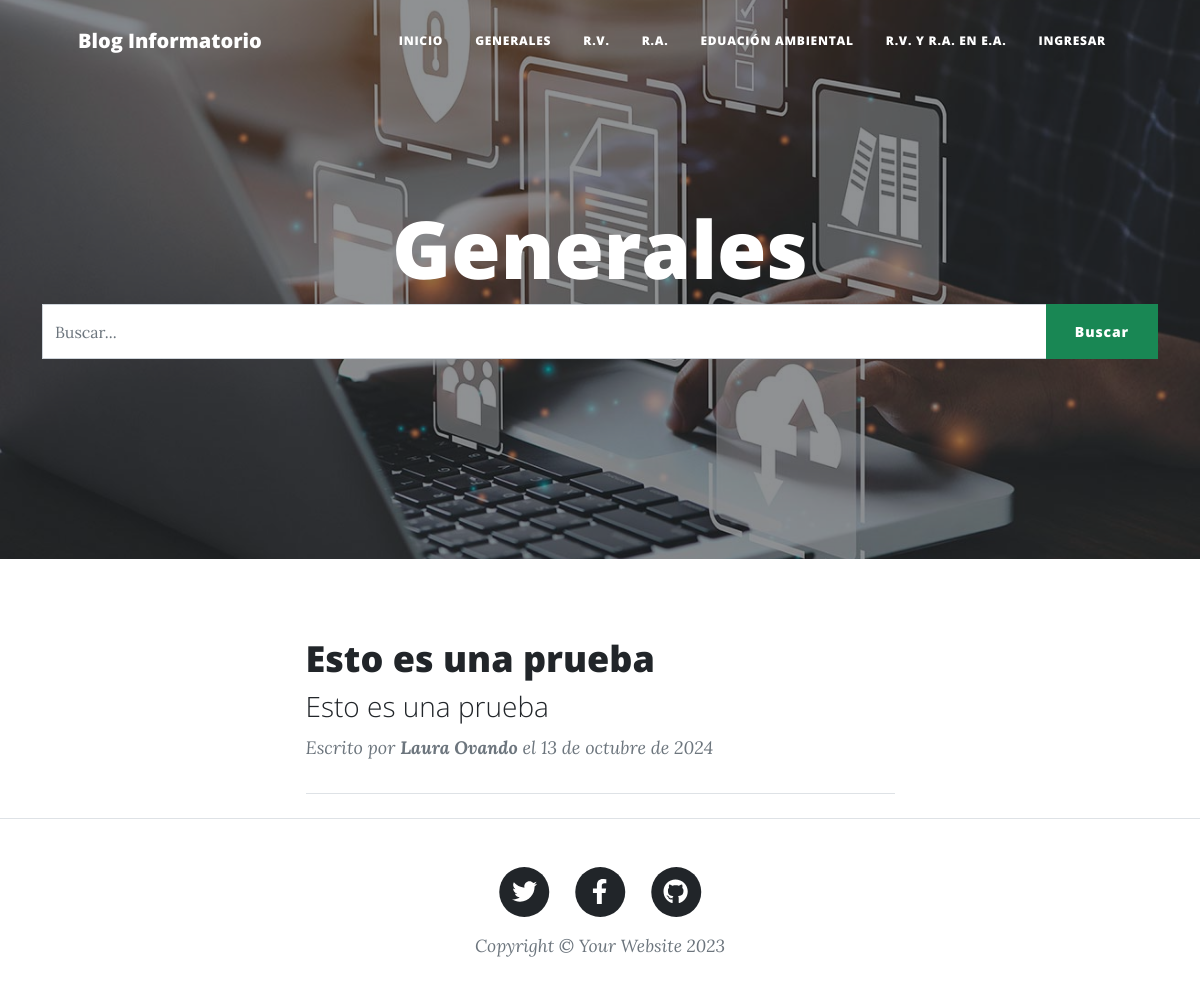
The page /generales/ on the database as committed earlier.
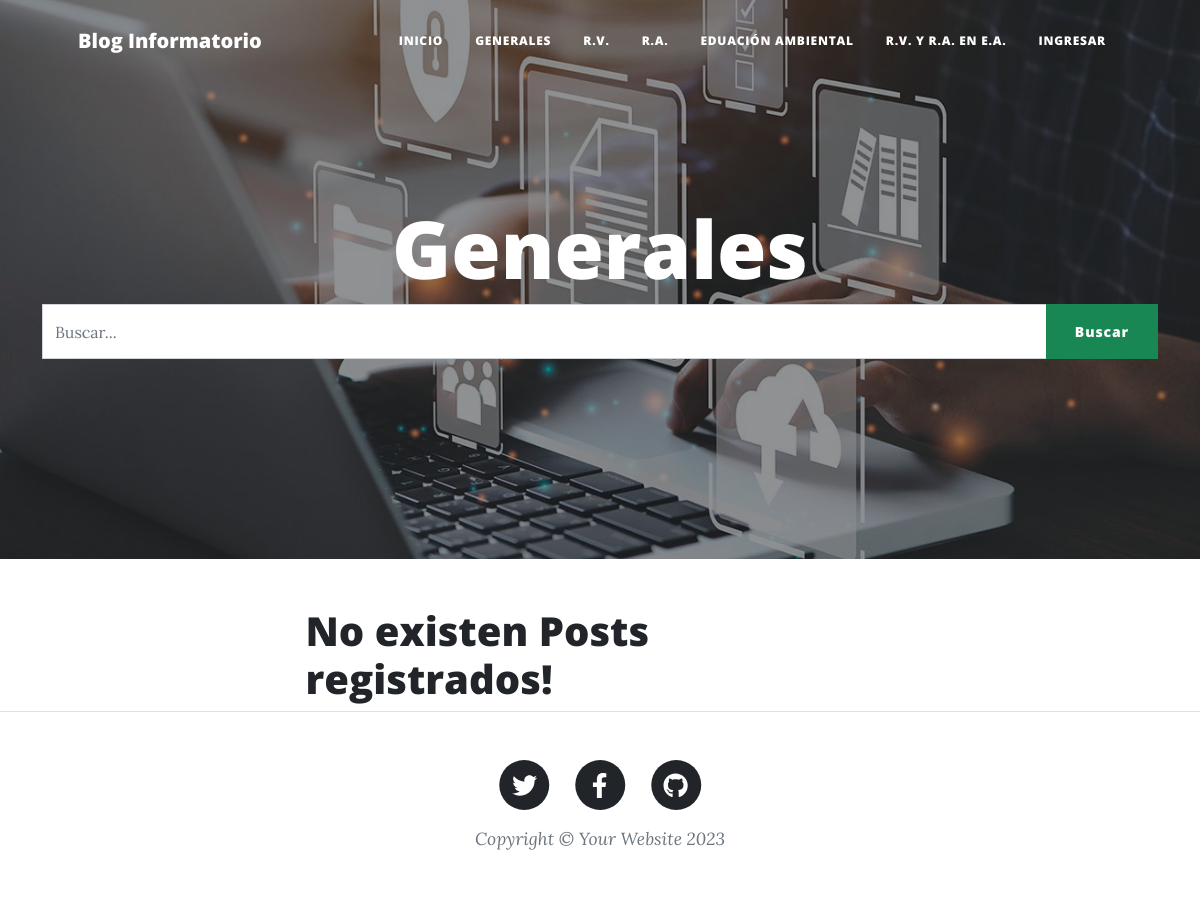
The same page on the database as committed later.
### GestionDeBlog/models.py (models this page shows, shortened)
class Post(models.Model):
    id = models.AutoField(primary_key=True)
    titulo = models.CharField('Titulo', max_length=150, blank=False, null=False)
    slug = models.CharField('Slug', max_length=100, blank=False, null=False)
    descripcion = models.CharField('Descripcion', max_length=255, blank=False, null=False)
    contenido = RichTextField()
    imagen = models.URLField(max_length=255, blank=False, null=False)
    autor = models.ForeignKey(Usuario, on_delete=models.CASCADE)
    categoria = models.ForeignKey(Categoria, on_delete=models.CASCADE)
    estado = models.BooleanField('Publicado / No Publicado', default=True)
    fecha_creacion = models.DateField('Fecha de Creacion', auto_now=False, auto_now_add=True)
    class Meta:
        verbose_name = 'Post'
        verbose_name_plural = 'Posts'

class Usuario(AbstractUser):
    REQUIRED_FIELDS = ['first_name', 'last_name', 'email']
    def __str__(self):
        return f'{self.first_name} {self.last_name}'

### GestionDeBlog/views.py (the view, shortened to what this page needs)
# urls.py: path('generales/', views.generales, name='generales'),
def generales(request):
    queryset = request.GET.get("buscar")
    post = Post.objects.filter(estado = True, categoria = Categoria.objects.get(nombre__iexact = 'Generales'))
    paginator = Paginator(post, 2)
    page = request.GET.get('page')
    post = paginator.get_page(page)
    return render(request, 'generales.html', {'post':post})

### GestionDeBlog/templates/generales.html (shortened to what this page needs)
{% extends 'index.html' %}
{% load static %}
{% block imagen %} {% static 'assets/img/generales.jpg' %}  {% endblock imagen %}
{% block titulo_principal %} Generales {% endblock titulo_principal %}

### GestionDeBlog/templates/index.html (shortened to what the changed rows need)
{% load static %}
<!DOCTYPE html>
<html lang="es">
    <head>
        <link href="{% static 'css/styles.css' %}" rel="stylesheet" />
    </head>
    <body>
        <header class="masthead" style="background-image: url('{% block imagen %} {% static 'assets/img/home-bg.jpg' %} {% endblock imagen %}')">
            <div class="container position-relative px-4 px-lg-5">
                <div class="row gx-4 gx-lg-5 justify-content-center">
                    <div class="col-md-10 col-lg-8 col-xl-7">
                        <div class="site-heading">
                            <h1>{% block titulo_principal %} Blog Informatorio {% endblock titulo_principal %}</h1>
                        </div>
                    </div>
                </div>
            </div>
        </header>
        <div class="container px-4 px-lg-5">
            <div class="row gx-4 gx-lg-5 justify-content-center">
                <div class="col-md-10 col-lg-8 col-xl-7">
                    {% block contenido %}
                        {% if post %}
                        {% for p in post %}
                            <div class="post-preview">
                                <a href={% url 'detallepost' p.slug %}>
                                    <h2 class="post-title">{{p.titulo}}</h2>
                                    <h3 class="post-subtitle">{{p.descripcion}}</h3>
                                <p class="post-meta">
                                    Escrito por
                                    <strong> {{p.autor}} </strong> el
                                    {{p.fecha_creacion}}
                                </p>
                            </div>
                        <hr class="my-4" />
                        {% endfor %}
                        {% else %}
                            <h1> No existen Posts registrados! </h1>
                        {% endif %}
                    {% endblock contenido %}
                </div>
            </div>
        </div>
    </body>
</html>

Rows that differ between the two databases and show on the page:
removed Post: titulo "Esto es una prueba", descripcion "Esto es una prueba", autor "Laura Ovando", fecha_creacion "13 de octubre de 2024"
Other text that changed with them:
text now shown: "No existen Posts registrados!"
